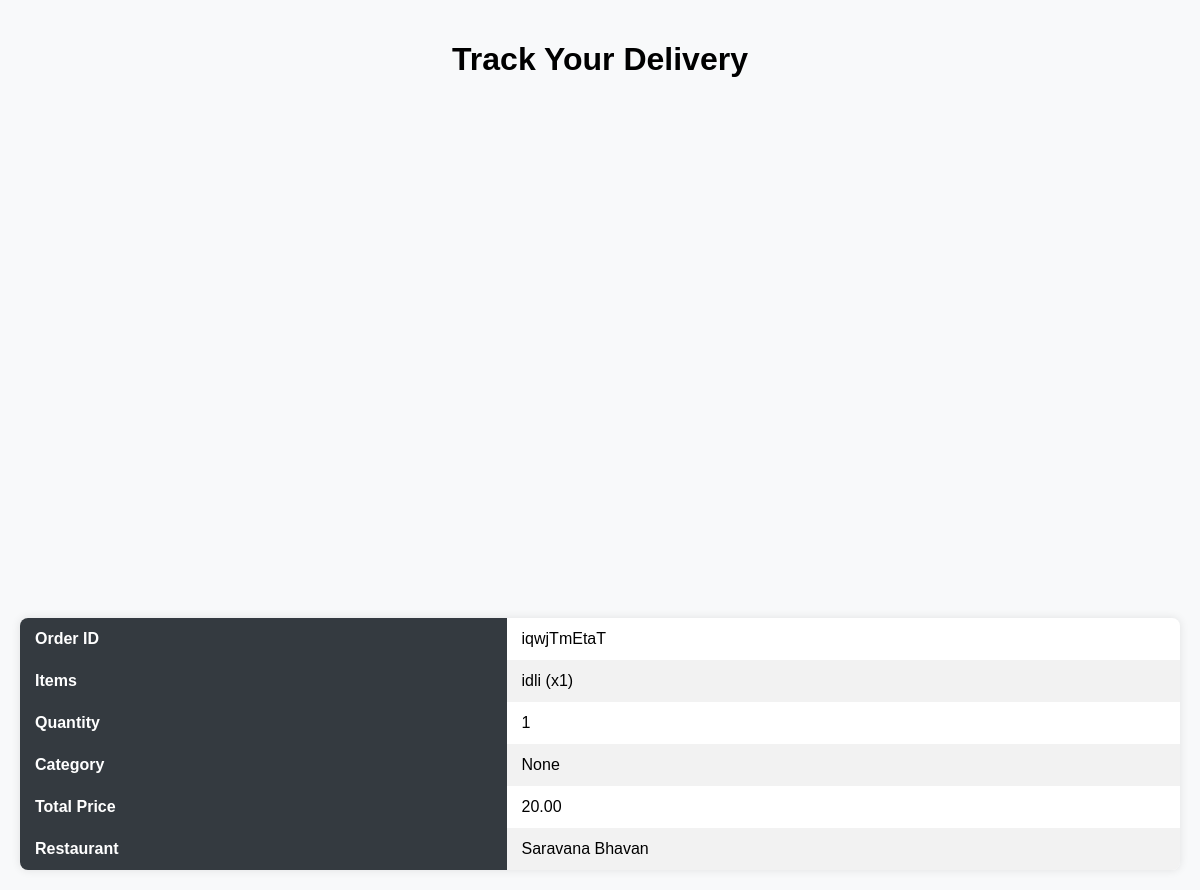
Page /track_delivery/34/ (signed in) on the committed database.
### customer/models.py (models this page shows, shortened)
class Order(models.Model):
    customer = models.ForeignKey(customerUser, on_delete=models.CASCADE, related_name='orders')
    item = models.CharField(max_length=100)
    quantity = models.IntegerField()
    category = models.CharField(max_length=100)
    sum_of_price = models.DecimalField(max_digits=10, decimal_places=2)
    order_no = models.CharField(max_length=20, unique=True)
    status = models.CharField(max_length=20, choices=[
        ('PENDING', 'Pending'),
        ('CONFIRMED', 'Confirmed'),
        ('OUT_FOR_DELIVERY', 'Out for Delivery'),
        ('DELIVERED', 'Delivered'),
        ('CANCELLED', 'Cancelled')
    ], default='PENDING')
    delivery_person = models.CharField(max_length=100, null=True, blank=True)
    restaurant_name = models.CharField(max_length=100)
    comments = models.TextField(null=True, blank=True)
    date_time = models.DateTimeField(auto_now_add=True)

### delivery/views.py (the view)
# urls.py: path('track_delivery/', customerviews.track_delivery, name='track_delivery'),
@login_required
def track_delivery(request, order_id):
    order = get_object_or_404(Order, id=order_id)
    customer = order.customer
    try:
        restaurant = restaurantUser.objects.get(restaurantName=order.restaurant_name)
    except restaurantUser.DoesNotExist:
        messages.error(request, "Restaurant user does not exist.")
        return redirect('home')
    delivery_person = order.delivery_person
    context = {
        'order': order,
        'customer_latitude': customer.latitude,
        'customer_longitude': customer.longitude,
        'restaurant_latitude': restaurant.latitude,
        'restaurant_longitude': restaurant.longitude
    }
    return render(request, 'home/track_delivery.html', context)

### ordering/templates/home/track_delivery.html (shortened to what this page needs)
<!DOCTYPE html>
<html lang="en">
<head>
</head>
<body>
    <h1>Track Your Delivery</h1>
    <div id="map"></div>
    <div class="order-details">
        <table>
            <tr>
                <th>Order ID</th>
                <td>{{ order.order_no }}</td>
            </tr>
            <tr>
                <th>Items</th>
                <td>{{ order.item }}</td>
            </tr>
            <tr>
                <th>Quantity</th>
                <td>{{ order.quantity }}</td>
            </tr>
            <tr>
                <th>Category</th>
                <td>{{ order.category }}</td>
            </tr>
            <tr>
                <th>Total Price</th>
                <td>{{ order.sum_of_price }}</td>
            </tr>
            <tr>
                <th>Restaurant</th>
                <td>{{ order.restaurant_name }}</td>
            </tr>
        </table>
    </div>
</body>
</html>

### ordering/templates/home/track_delivery.html (style rules this page uses)
body { font-family: Arial, sans-serif; margin: 0; padding: 20px; background-color: #f8f9fa; }
h1 { text-align: center; margin-bottom: 20px; }
#map { height: 500px; width: 100%; margin-bottom: 20px; }
.order-details { background-color: #ffffff; border-radius: 8px; box-shadow: 0 0 10px rgba(0, 0, 0, 0.1); overflow: hidden; }
.order-details table { width: 100%; border-collapse: collapse; margin: 0; }
.order-details th, .order-details td { padding: 12px 15px; text-align: left; }
.order-details th { background-color: #343a40; color: #ffffff; }
.order-details tr:nth-child(even) { background-color: #f2f2f2; }

### rows in the picture
Order: order_no "iqwjTmEtaT", item "idli (x1)", quantity "1", category "None", sum_of_price "20.00", restaurant_name "Saravana Bhavan"
